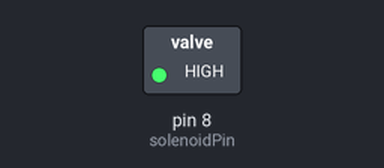
Bench run of a sketch on a simulated Arduino Uno, built with avr-gcc and run on an emulated ATmega328P. Shown: switched loads named in the sketch (green lamp = pin HIGH).

Above: at 0.5 s.
At 14.5 s:
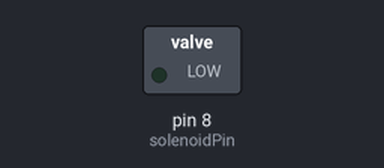
Timing chart, 0 to 26.0 s (numbered marks = the images above):
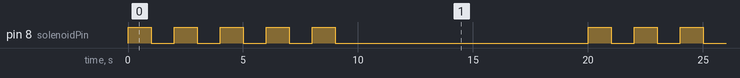

The sketch:

SolenoidSketch.ino
```cpp
// Define pin for MOSFET gate control
const int solenoidPin = 8; // Pin connected to MOSFET gate

void setup() {
  pinMode(solenoidPin, OUTPUT); // Set the pin as an output
  digitalWrite(solenoidPin, LOW); // Ensure the solenoid starts OFF
}

void loop() {
  // Turn on the solenoid 5 times
  for (int i = 0; i < 5; i++) {
    digitalWrite(solenoidPin, HIGH); // Turn the solenoid ON
    delay(1000); // Keep it ON for 1 second
    digitalWrite(solenoidPin, LOW); // Turn the solenoid OFF
    delay(1000); // Wait 1 second before the next activation
  }

  // Wait for 10 seconds before the next set of activations
  delay(10000);
}
```

Measured:
- by itself, pin 8 (solenoidPin): repeats every 20.0 s: 4 × (LOW 1.0 s, HIGH 1.0 s), LOW 11.0 s, HIGH 1.0 s
- by itself, everything shown: repeats every 20.0 s, in 10 steps
